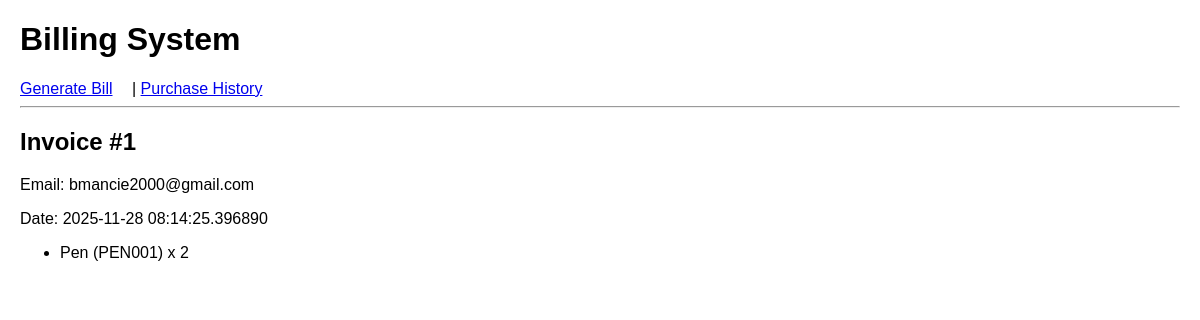
Screenshot of /purchase/1 with the database file from the repository.
### main.py (models this page shows, shortened)
class Purchase(db.Model):
    id = db.Column(db.Integer, primary_key=True)
    customer_email = db.Column(db.String(200))
    created_at = db.Column(db.DateTime, default=datetime.utcnow)
    paid_amount = db.Column(db.Float)
    items = db.relationship("PurchaseItem", backref="purchase", cascade="all,delete")

class PurchaseItem(db.Model):
    id = db.Column(db.Integer, primary_key=True)
    purchase_id = db.Column(db.Integer, db.ForeignKey("purchase.id"))
    product_id = db.Column(db.Integer, db.ForeignKey("product.id"))
    qty = db.Column(db.Integer)
    product = db.relationship("Product")

class Product(db.Model):
    id = db.Column(db.Integer, primary_key=True)
    name = db.Column(db.String(120))
    product_id = db.Column(db.String(50), unique=True)
    stock = db.Column(db.Integer)
    price = db.Column(db.Float)
    tax = db.Column(db.Float)

### main.py (the view)
@app.route("/purchase/<int:id>")
def purchase_detail(id):
    p = Purchase.query.get_or_404(id)
    return render_template("history_detail.html", p=p, items=p.items)

### templates/history_detail.html
{% extends "base.html" %}
{% block content %}
<h2>Invoice #{{ p.id }}</h2>
<p>Email: {{ p.customer_email }}</p>
<p>Date: {{ p.created_at }}</p>
<ul>
{% for i in items %}
<li>{{ i.product.name }} ({{ i.product.product_id }}) x {{ i.qty }}</li>
{% endfor %}
</ul>
{% endblock %}

### templates/static/style.css (style rules this page uses)
body { font-family: Arial; margin: 20px; }

### rows the page displays
Purchase: id "1", customer_email "bmancie2000@gmail.com", created_at "2025-11-28 08:14:25.396890"
PurchaseItem: product.name "Pen", product.product_id "PEN001", qty "2"
